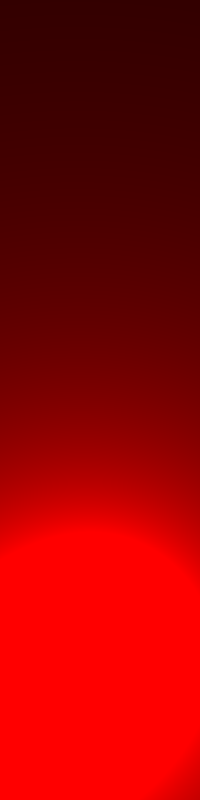
Frame 1 (no input)
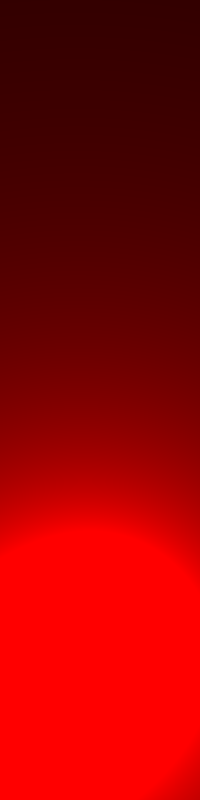
Frame 60 (the mouse pressed at the canvas centre just before this capture)
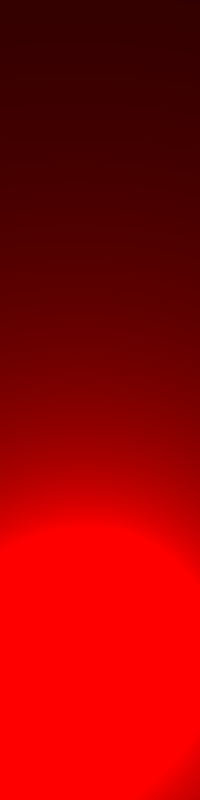
Frame 120 (the mouse held since frame 60 and released just before this capture)

The Processing sketch that drew these frames (run headless with seeded random() and noise(); from frame 60 on, the mouse is pressed at the canvas centre):

// Processing sketch: lavalamp
// ── lavalamp.pde
Blob[] blobs;

void setup() {
  size(200, 800);
  blobs = new Blob[8];
  for (int i = 0; i < blobs.length; i++) {
    blobs[i] = new Blob(random(0, width), random(0.75* height, height));
  }
}

void draw() {
  colorMode(HSB);
  loadPixels();
  for (int x = 0; x < width; x++) {
    for (int y = 0; y < height; y++) {
      float sum = 0;
      for (Blob b : blobs) {
        float d = 150 * b.r / dist(x, y, b.pos.x, b.pos.y);
        sum += d;
      }
      pixels[y * width + x] = color(0, 255, constrain(sum, 0, 255));
    }
  }
  updatePixels();
  for (Blob b : blobs) {
    b.update();
    //b.show();
  }
}

// ── blob.pde
class Blob {

  PVector pos;
  float r;
  PVector vel;
  float acc;

  Blob (float x, float y) {
    pos = new PVector(x, y);
    r = random(10, 50);
    vel = new PVector(0, 0);
    acc = 0;
  }

  void update() {
    if (pos.y < height / 2) {
      acc = 2 / (r * (pos.y));
    } else {
      acc = -2 / (r * (800 - pos.y));
    }
    vel.y += acc;
    vel.y = constrain(vel.y, -30/r, 30/r);
    pos.add(vel);
    if (pos.y < 0 || pos.y > height) {
      vel.y *= -0.3;
    }
  }

  void show() {
    noFill();
    stroke(0);
    strokeWeight(4);
    ellipse(pos.x, pos.y, r*2, r*2);
  }
}
